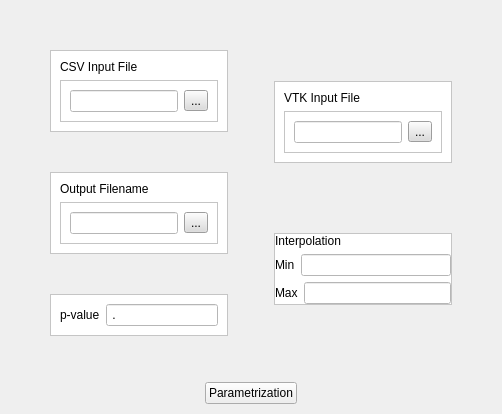
        <widget class="QWidget" name="MergeStatWithFiber">
         <attribute name="title">
          <string>MergeStatWithFiber</string>
         </attribute>
         <layout class="QVBoxLayout" name="verticalLayout_43">
          <property name="leftMargin">
           <number>10</number>
          </property>
          <property name="topMargin">
           <number>10</number>
          </property>
          <property name="rightMargin">
           <number>10</number>
          </property>
          <property name="bottomMargin">
           <number>10</number>
          </property>
          <item>
           <layout class="QHBoxLayout" name="horizontalLayout_31">
            <property name="leftMargin">
             <number>0</number>
            </property>
            <property name="topMargin">
             <number>0</number>
            </property>
            <property name="rightMargin">
             <number>0</number>
            </property>
            <property name="bottomMargin">
             <number>0</number>
            </property>
            <item>
             <spacer name="horizontalSpacer_12">
              <property name="orientation">
               <enum>Qt::Horizontal</enum>
              </property>
              <property name="sizeHint" stdset="0">
               <size>
                <width>40</width>
                <height>20</height>
               </size>
              </property>
             </spacer>
            </item>
            <item>
             <layout class="QVBoxLayout" name="verticalLayout_41">
              <property name="spacing">
               <number>0</number>
              </property>
              <property name="leftMargin">
               <number>0</number>
              </property>
              <property name="topMargin">
               <number>0</number>
              </property>
              <property name="rightMargin">
               <number>0</number>
              </property>
              <property name="bottomMargin">
               <number>0</number>
              </property>
              <item>
               <spacer name="verticalSpacer_10">
                <property name="orientation">
                 <enum>Qt::Vertical</enum>
                </property>
                <property name="sizeHint" stdset="0">
                 <size>
                  <width>20</width>
                  <height>40</height>
                 </size>
                </property>
               </spacer>
              </item>
              <item>
               <widget class="QFrame" name="loadparamframe_2">
                <property name="enabled">
                 <bool>true</bool>
                </property>
                <property name="styleSheet">
                 <string notr="true">background-color: rgb(255, 255, 255);</string>
                </property>
                <property name="frameShape">
                 <enum>QFrame::StyledPanel</enum>
                </property>
                <property name="frameShadow">
                 <enum>QFrame::Raised</enum>
                </property>
                <layout class="QVBoxLayout" name="verticalLayout_39">
                 <item>
                  <widget class="QLabel" name="csvfilenametitle_2">
                   <property name="text">
                    <string>CSV Input File</string>
                   </property>
                  </widget>
                 </item>
                 <item>
                  <widget class="QFrame" name="csvframe_2">
                   <property name="frameShape">
                    <enum>QFrame::StyledPanel</enum>
                   </property>
                   <property name="frameShadow">
                    <enum>QFrame::Raised</enum>
                   </property>
                   <layout class="QHBoxLayout" name="horizontalLayout_25">
                    <item>
                     <widget class="QLineEdit" name="DTIPcsvfilename"/>
                    </item>
                    <item>
                     <widget class="QToolButton" name="DTIPbrowsercsv">
                      <property name="styleSheet">
                       <string notr="true">background-color: rgb(220, 220, 220);</string>
                      </property>
                      <property name="text">
                       <string>...</string>
                      </property>
                     </widget>
                    </item>
                   </layout>
                  </widget>
                 </item>
                </layout>
               </widget>
              </item>
              <item>
               <spacer name="verticalSpacer_15">
                <property name="orientation">
                 <enum>Qt::Vertical</enum>
                </property>
                <property name="sizeHint" stdset="0">
                 <size>
                  <width>20</width>
                  <height>40</height>
                 </size>
                </property>
               </spacer>
              </item>
              <item>
               <widget class="QFrame" name="loadparamframe_4">
                <property name="enabled">
                 <bool>true</bool>
                </property>
                <property name="styleSheet">
                 <string notr="true">background-color: rgb(255, 255, 255);</string>
                </property>
                <property name="frameShape">
                 <enum>QFrame::StyledPanel</enum>
                </property>
                <property name="frameShadow">
                 <enum>QFrame::Raised</enum>
                </property>
                <layout class="QVBoxLayout" name="verticalLayout_38">
                 <item>
                  <widget class="QLabel" name="csvfilenametitle_4">
                   <property name="text">
                    <string>Output Filename</string>
                   </property>
                  </widget>
                 </item>
                 <item>
                  <widget class="QFrame" name="csvframe_4">
                   <property name="frameShape">
                    <enum>QFrame::StyledPanel</enum>
                   </property>
                   <property name="frameShadow">
                    <enum>QFrame::Raised</enum>
                   </property>
                   <layout class="QHBoxLayout" name="horizontalLayout_27">
                    <item>
                     <widget class="QLineEdit" name="DTIPoutputfilename"/>
                    </item>
                    <item>
                     <widget class="QToolButton" name="DTIPbrowseroutput">
                      <property name="styleSheet">
                       <string notr="true">background-color: rgb(220, 220, 220);</string>
                      </property>
                      <property name="text">
                       <string>...</string>
                      </property>
                     </widget>
                    </item>
                   </layout>
                  </widget>
                 </item>
                </layout>
               </widget>
              </item>
              <item>
               <spacer name="verticalSpacer_14">
                <property name="orientation">
                 <enum>Qt::Vertical</enum>
                </property>
                <property name="sizeHint" stdset="0">
                 <size>
                  <width>20</width>
                  <height>40</height>
                 </size>
                </property>
               </spacer>
              </item>
              <item>
               <widget class="QFrame" name="loadparamframe_6">
                <property name="enabled">
                 <bool>true</bool>
                </property>
                <property name="styleSheet">
                 <string notr="true">background-color: rgb(255, 255, 255);</string>
                </property>
                <property name="frameShape">
                 <enum>QFrame::StyledPanel</enum>
                </property>
                <property name="frameShadow">
                 <enum>QFrame::Raised</enum>
                </property>
                <layout class="QHBoxLayout" name="horizontalLayout_28">
                 <item>
                  <widget class="QLabel" name="label_3">
                   <property name="text">
                    <string>p-value</string>
                   </property>
                  </widget>
                 </item>
                 <item>
                  <widget class="QLineEdit" name="pvalue">
                   <property name="inputMask">
                    <string>0.000</string>
                   </property>
                  </widget>
                 </item>
                </layout>
               </widget>
              </item>
              <item>
               <spacer name="verticalSpacer_11">
                <property name="orientation">
                 <enum>Qt::Vertical</enum>
                </property>
                <property name="sizeHint" stdset="0">
                 <size>
                  <width>20</width>
                  <height>40</height>
                 </size>
                </property>
               </spacer>
              </item>
             </layout>
            </item>
            <item>
             <spacer name="horizontalSpacer_11">
              <property name="orientation">
               <enum>Qt::Horizontal</enum>
              </property>
              <property name="sizeHint" stdset="0">
               <size>
                <width>40</width>
                <height>20</height>
               </size>
              </property>
             </spacer>
            </item>
            <item>
             <layout class="QVBoxLayout" name="verticalLayout_42">
              <property name="spacing">
               <number>0</number>
              </property>
              <property name="leftMargin">
               <number>0</number>
              </property>
              <property name="topMargin">
               <number>0</number>
              </property>
              <property name="rightMargin">
               <number>0</number>
              </property>
              <property name="bottomMargin">
               <number>0</number>
              </property>
              <item>
               <spacer name="verticalSpacer_12">
                <property name="orientation">
                 <enum>Qt::Vertical</enum>
                </property>
                <property name="sizeHint" stdset="0">
                 <size>
                  <width>20</width>
                  <height>40</height>
                 </size>
                </property>
               </spacer>
              </item>
              <item>
               <widget class="QFrame" name="loadparamframe_3">
                <property name="enabled">
                 <bool>true</bool>
                </property>
                <property name="styleSheet">
                 <string notr="true">background-color: rgb(255, 255, 255);</string>
                </property>
                <property name="frameShape">
                 <enum>QFrame::StyledPanel</enum>
                </property>
                <property name="frameShadow">
                 <enum>QFrame::Raised</enum>
                </property>
                <layout class="QVBoxLayout" name="verticalLayout_40">
                 <item>
                  <widget class="QLabel" name="csvfilenametitle_3">
                   <property name="text">
                    <string>VTK Input File</string>
                   </property>
                  </widget>
                 </item>
                 <item>
                  <widget class="QFrame" name="csvframe_3">
                   <property name="frameShape">
                    <enum>QFrame::StyledPanel</enum>
                   </property>
                   <property name="frameShadow">
                    <enum>QFrame::Raised</enum>
                   </property>
                   <layout class="QHBoxLayout" name="horizontalLayout_26">
                    <item>
                     <widget class="QLineEdit" name="DTIPvtkfilename"/>
                    </item>
                    <item>
                     <widget class="QToolButton" name="DTIPbrowservtk">
                      <property name="styleSheet">
                       <string notr="true">background-color: rgb(220, 220, 220);</string>
                      </property>
                      <property name="text">
                       <string>...</string>
                      </property>
                     </widget>
                    </item>
                   </layout>
                  </widget>
                 </item>
                </layout>
               </widget>
              </item>
              <item>
               <spacer name="verticalSpacer_13">
                <property name="orientation">
                 <enum>Qt::Vertical</enum>
                </property>
                <property name="sizeHint" stdset="0">
                 <size>
                  <width>20</width>
                  <height>40</height>
                 </size>
                </property>
               </spacer>
              </item>
              <item>
               <widget class="QFrame" name="loadparamframe_5">
                <property name="enabled">
                 <bool>true</bool>
                </property>
                <property name="styleSheet">
                 <string notr="true">background-color: rgb(255, 255, 255);</string>
                </property>
                <property name="frameShape">
                 <enum>QFrame::StyledPanel</enum>
                </property>
                <property name="frameShadow">
                 <enum>QFrame::Raised</enum>
                </property>
                <layout class="QVBoxLayout" name="verticalLayout_37">
                 <property name="spacing">
                  <number>6</number>
                 </property>
                 <property name="leftMargin">
                  <number>0</number>
                 </property>
                 <property name="topMargin">
                  <number>0</number>
                 </property>
                 <property name="rightMargin">
                  <number>0</number>
                 </property>
                 <property name="bottomMargin">
                  <number>0</number>
                 </property>
                 <item>
                  <widget class="QLabel" name="csvfilenametitle_5">
                   <property name="text">
                    <string>Interpolation</string>
                   </property>
                  </widget>
                 </item>
                 <item>
                  <layout class="QHBoxLayout" name="horizontalLayout_29">
                   <property name="leftMargin">
                    <number>0</number>
                   </property>
                   <property name="topMargin">
                    <number>0</number>
                   </property>
                   <property name="rightMargin">
                    <number>0</number>
                   </property>
                   <property name="bottomMargin">
                    <number>0</number>
                   </property>
                   <item>
                    <widget class="QLabel" name="label">
                     <property name="text">
                      <string>Min</string>
                     </property>
                    </widget>
                   </item>
                   <item>
                    <widget class="QLineEdit" name="DTIP_LE_Min"/>
                   </item>
                  </layout>
                 </item>
                 <item>
                  <layout class="QHBoxLayout" name="horizontalLayout_30">
                   <item>
                    <widget class="QLabel" name="label_2">
                     <property name="text">
                      <string>Max</string>
                     </property>
                    </widget>
                   </item>
                   <item>
                    <widget class="QLineEdit" name="DTIP_LE_Max"/>
                   </item>
                  </layout>
                 </item>
                </layout>
               </widget>
              </item>
              <item>
               <spacer name="verticalSpacer_16">
                <property name="orientation">
                 <enum>Qt::Vertical</enum>
                </property>
                <property name="sizeHint" stdset="0">
                 <size>
                  <width>20</width>
                  <height>40</height>
                 </size>
                </property>
               </spacer>
              </item>
             </layout>
            </item>
            <item>
             <spacer name="horizontalSpacer_13">
              <property name="orientation">
               <enum>Qt::Horizontal</enum>
              </property>
              <property name="sizeHint" stdset="0">
               <size>
                <width>40</width>
                <height>20</height>
               </size>
              </property>
             </spacer>
            </item>
           </layout>
          </item>
          <item>
           <layout class="QHBoxLayout" name="horizontalLayout_32">
            <item>
             <spacer name="horizontalSpacer_14">
              <property name="orientation">
               <enum>Qt::Horizontal</enum>
              </property>
              <property name="sizeHint" stdset="0">
               <size>
                <width>40</width>
                <height>20</height>
               </size>
              </property>
             </spacer>
            </item>
            <item>
             <widget class="QPushButton" name="DTIPcomputes">
              <property name="text">
               <string>Parametrization</string>
              </property>
             </widget>
            </item>
            <item>
             <spacer name="horizontalSpacer_15">
              <property name="orientation">
               <enum>Qt::Horizontal</enum>
              </property>
              <property name="sizeHint" stdset="0">
               <size>
                <width>40</width>
                <height>20</height>
               </size>
              </property>
             </spacer>
            </item>
           </layout>
          </item>
         </layout>
        </widget>
